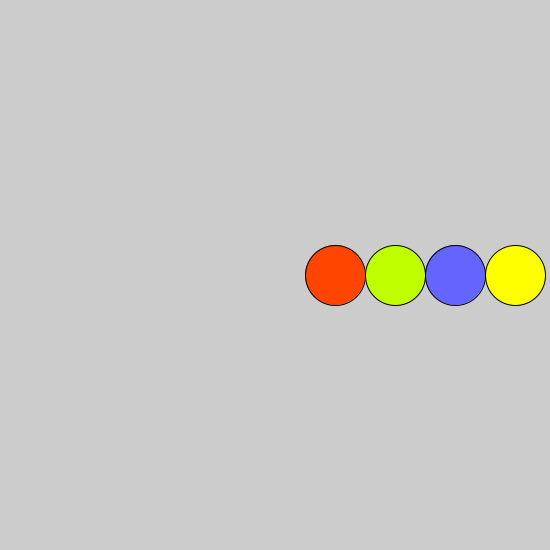
Frame 1 (no input)
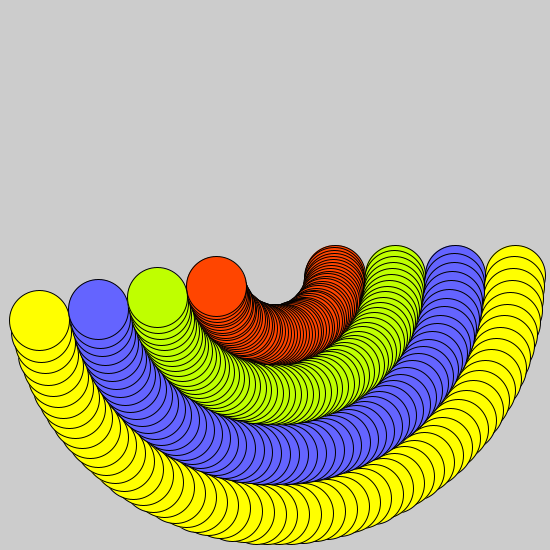
Frame 60 (the mouse pressed at the canvas centre just before this capture)
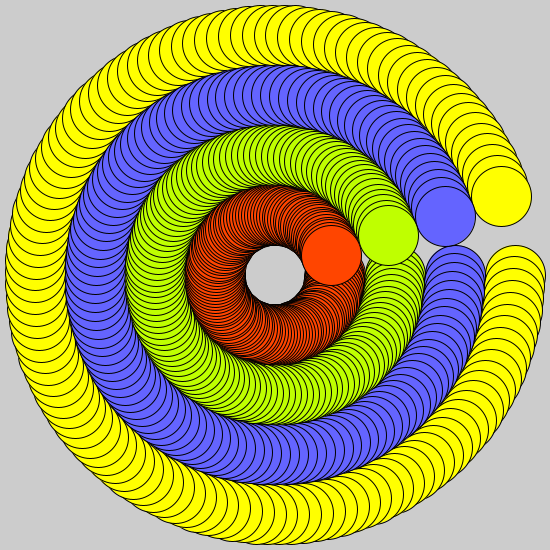
Frame 120 (the mouse held since frame 60 and released just before this capture)

The Processing sketch that drew these frames (run headless with seeded random() and noise(); from frame 60 on, the mouse is pressed at the canvas centre):

// Processing sketch: processing_96733
// ── processing_96733.pde

float angle = 0.0;
float offset = 275;
float offset2 = 275;
float offset3 = 275;
float offset4 = 275;
float scalar1 = 240;
float scalar2 = 180;
float scalar3 = 60;
float scalar4 = 120;
float speed = 0.05;

void setup()
{
  size (550,550);
  smooth();
}

void draw()
{
  float x = offset + cos(angle) * scalar1;
  float y = offset + sin(angle) * scalar1;
  float a = offset2 + cos(angle) * scalar2;
  float b = offset2 + sin(angle) * scalar2;
  float m = offset3 + cos(angle) * scalar3;
  float n = offset3 + sin(angle) * scalar3;
  float c = offset4 + cos(angle) * scalar4;
  float d = offset4 + sin(angle) * scalar4;
  fill(255,255,0);
  ellipse (x, y, 60, 60);
  fill(100,100,255);
  ellipse (a, b, 60, 60);
  fill(255,69,0);
  ellipse (m, n, 60, 60);
  fill(191,255,0);
  ellipse (c, d, 60, 60);
  angle += speed;
}
